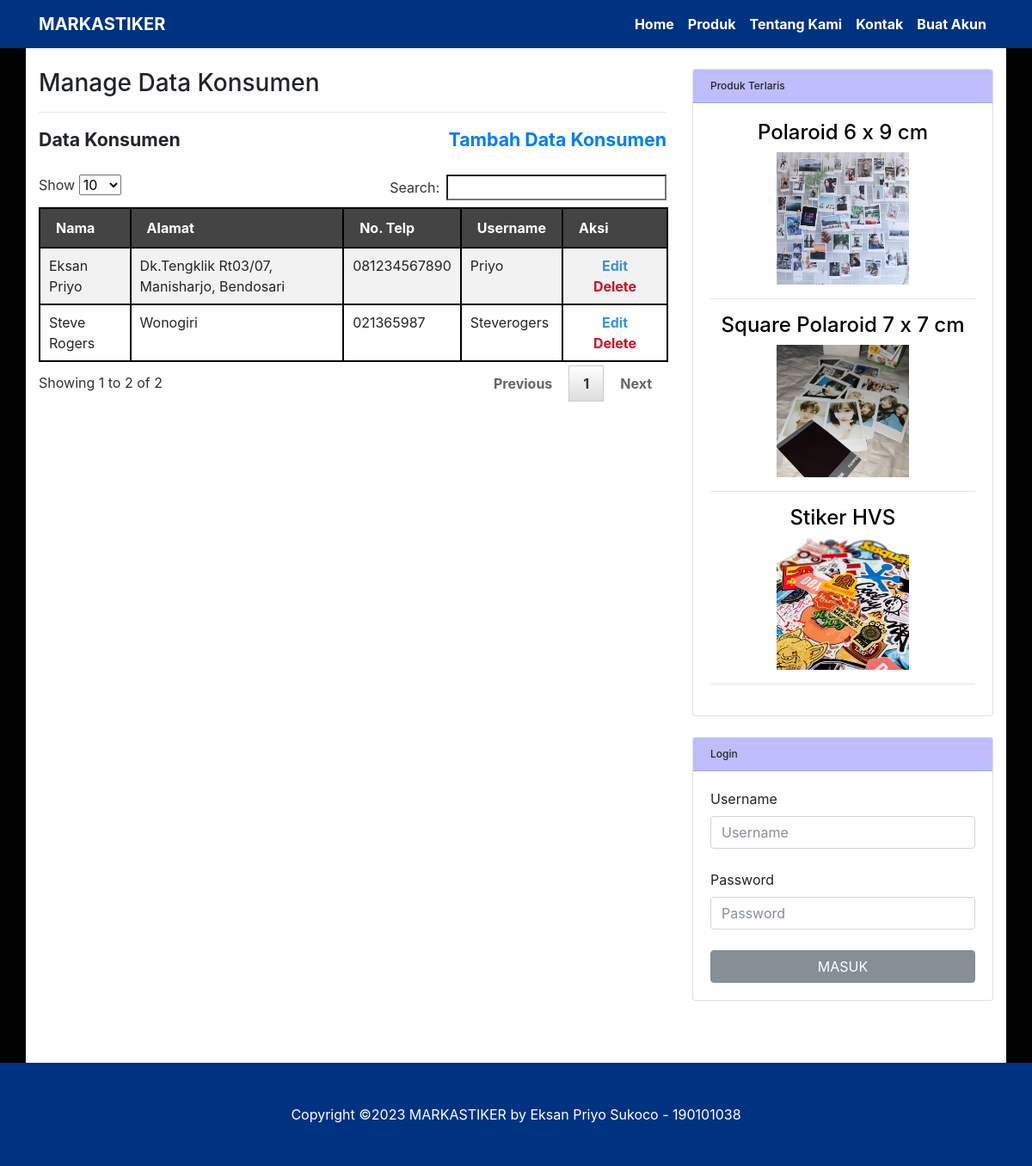
Screenshot of /mkonsumen.php with the database file from the repository.
### tables this page shows
CREATE TABLE `tb_produk` (
  `idproduk` varchar(7) NOT NULL,
  `nama` varchar(72) NOT NULL,
  `keterangan` text NOT NULL,
  `harga` int(12) NOT NULL,
  `satuan` varchar(72) NOT NULL,
  `plusdesain` int(12) DEFAULT NULL,
  `pluscutpersegi` int(12) DEFAULT NULL,
  `pluscutlingkaran` int(12) DEFAULT NULL,
  `pluscutdetail` int(12) DEFAULT NULL
);

### config.php (called while the page is built, shortened)
<?php
$undb	= "root";
$passdb	= "";
$hostdb	= "localhost";
$namadb	= "db_markastiker";
$db		= mysqli_connect($hostdb,$undb,$passdb);
mysqli_select_db($db, $namadb) or die ("Database Gagal");
mysqli_query($db, "SET GLOBAL time_zone = `Asia/Jakarta`");
$tglsession	= date("dmY");
$arei1	= array();
$qa = "SELECT * FROM `tb_transaksidetail` WHERE `idtransaksi` <> '-'";
$ha = mysqli_query($db, $qa);
while($da = mysqli_fetch_array($ha)){
	$depro = $da['idproduk'];
	$qtpro = $da['qty'];
	$qa1 = "SELECT * FROM `tb_transaksi` WHERE `idtransaksi` = '".$da['idtransaksi']."'";
	$ha1 = mysqli_query($db, $qa1);
	$da1 = mysqli_fetch_array($ha1);
	if($da1['status'] == "Pesanan Selesai"){
		if(array_key_exists($depro, $arei1)){
			$uo	= $arei1[$depro] + $qtpro;
			$arei1[$depro] = $uo;
		}if(!array_key_exists($depro, $arei1)){
			$arei1[$depro] = $qtpro;
		}
	}
}
function acak1(){
    $ix = "";
	$chars = "abcdefghijklmnopqrstuvwxyzABCDEFGHIJKLMNOPQRSTUVWXYZ0123456789";
	for($i=0;$i<15;$i++)
	$ix.=substr($chars,rand(0,strlen($chars)),1);
    return $ix;
}
$filesession	= join("",file("session"));
$pecahsession	= explode("\n", $filesession);
$session1		= rtrim($pecahsession[0]);
$session2		= rtrim($pecahsession[1]);
$pecahsession2	= explode("#",$session1);
$session12		= $pecahsession2[1];
if($session12 != $tglsession){
	$session	= acak1();
}if($session12 == $tglsession){
	$session = $session2;
}
?>

### mkonsumen.php (the view, shortened to what this page needs)
<?php
include "config.php";
include "header.php";
$xpage	="mpelanggan";
?>
<div class="row">
	<div class="col-lg-8">
		<h1 class="mt-4">Manage Data Konsumen</h1><hr/>
		<b style="font-size:16pt;">Data Konsumen</b> <a href="<?php echo basename(__FILE__, '.php');?>?op=tambah" style="text-decoration:none;font-size:16pt;float:right;">Tambah Data Konsumen</a><br/><br/>
		<table id="myTable" class="table table-striped" style="border:1px solid #000;">
			<thead style="background:#444444;color:#fff;">
				<tr>
					<th style="border:1px solid #000;">Nama</th>
					<th style="border:1px solid #000;">Alamat</th>
					<th style="border:1px solid #000;">No. Telp</th>
					<th style="border:1px solid #000;">Username</th>
					<th style="border:1px solid #000;">Aksi</th>
				</tr>
			</thead>
			<tbody>
			<?php
			$query = "SELECT * FROM `tb_login` WHERE `level` = 'Konsumen'";
			$hasil = mysqli_query($db, $query);
			while ($data = mysqli_fetch_array($hasil)){
				echo "<tr>
					<td valign=\"top\" style=\"border:1px solid #000;\">".$data['nama']."</td>
					<td valign=\"top\" style=\"border:1px solid #000;\">".$data['alamat']."</td>
					<td valign=\"top\" style=\"border:1px solid #000;\">".$data['notelp']."</td>
					<td valign=\"top\" style=\"border:1px solid #000;\">".$data['username']."</td>
					<td valign=\"top\" align=\"center\" width=\"100px\" style=\"border:1px solid #000;\">
						<b>
						<a href=\"".basename(__FILE__, '.php')."?op=edit&id=".$data['username']."\" style=\"color:#3892d6;\">Edit</a>
						<br/>
						<a href=\"".basename(__FILE__, '.php')."?op=delete&id=".$data['username']."\" style=\"color:#cd1026;\" onclick=\"return konfirmasi()\">Delete</a>
						</b>
					</td>
				</tr>";
			}
			?>
			</tbody>
		</table>
	</div>
	<?php include "sidemenu.php"; ?>
</div>
<?php
include "footer.php";
?>

### sidemenu.php (shortened to what this page needs)
<?php
if(isset($_SESSION[$session])){
	if($_SESSION[$session] != $sessionenkrip){
		echo "<script language='JavaScript'>window.location = 'logout';</script>";
	}if($_SESSION[$session] == $sessionenkrip){
		?>
		<div class="col-md-4">
			<div class="card my-4">
				<h5 class="card-header">Produk Terlaris</h5>
				<div class="card-body">
				<?php
				foreach($arei1 as $x => $x_value){
					$idproduk	= $x;
					$query		= "SELECT * FROM `tb_produk` WHERE `idproduk` = '".$idproduk."'";
					$hasil		= mysqli_query($db, $query);
					$data		= mysqli_fetch_array($hasil);
					echo "<a href=\"produk?idproduk=".$data['idproduk']."\" style=\"color:#000;\"><center><h2>".$data['nama']."</h2>
					<img src=\"img/produk/".$data['idproduk'].".jpg\" width=\"50%\"></a></center><hr/>";
				}
				?>
				</div>
			</div>
			<div class="card my-4">
				<h5 class="card-header">My Account</h5>
				<div class="card-body">
					<p>
						Login Sebagai,<br/>
						<table>
							<tr>
								<td valign="top">Level<td>
								<td valign="top">:<td>
								<td valign="top"><b><?php echo $_SESSION['level']; ?></b><td>
							</tr>
							<tr>
								<td valign="top">Username<td>
								<td valign="top">:<td>
								<td valign="top"><b><?php echo $_SESSION['username']; ?></b><td>
							</tr>
							<tr>
								<td valign="top">Nama<td>
								<td valign="top">:<td>
								<td valign="top"><b><?php echo $_SESSION['nama']; ?></b><td>
							</tr>
						</table><hr/>
						<center>
							<a href="ubahakun?username=<?php echo $_SESSION['username']; ?>">Ubah Akun</a><hr/>
							<a href="logout">Logout</a>
						</center>
					</p>
				</div>
			</div>
			<?php
			if($_SESSION['level'] == "Pemilik"){
			?>
				<div class="card my-4">
					<h5 class="card-header">Menu Pemilik</h5>
					<div class="card-body">
						<a href="mkonsumen">Data Konsumen</a><hr/>
						<a href="mproduk">Data Produk</a><hr/>
						<a href="dtransaksi">Data Transaksi<?php
						$result = mysqli_query($db, "SELECT * FROM `tb_transaksitracking` WHERE `username` = '".$_SESSION['username']."' AND `notif` = 'Y'");
						if(mysqli_num_rows($result) > 0){
							echo " <span style=\"color:red;font-size:22px;\">&#9679;</span>";
						}
						?></a><hr/>
						<a href="laporan?op=transaksi">Laporan Transaksi</a><hr/>
					</div>
				</div>
			<?php
			}if($_SESSION['level'] == "Konsumen"){
			?>
				<div class="card my-4">
					<h5 class="card-header">Menu Konsumen</h5>
					<div class="card-body">
						<a href="keranjangbelanja">Keranjang Belanja</a><hr/>
						<a href="dtransaksi">Data Transaksi<?php
						$result = mysqli_query($db, "SELECT * FROM `tb_transaksitracking` WHERE `username` = '".$_SESSION['username']."' AND `notif` = 'Y'");
						if(mysqli_num_rows($result) > 0){
							echo " <span style=\"color:red;font-size:22px;\">&#9679;</span>";
						}
						?></a>
					</div>
				</div>
			<?php
			}
			?>
		</div>
		<?php
	}
}if(!isset($_SESSION[$session])){
	if($xpage == "buatakun"){
	?>
	<center>
		<div class="col-lg-8">
			<div class="card my-4">
				<h5 class="card-header">Buat Akun</h5>
				<div class="card-body">
					<form method="post" action="<?php echo $xpage; ?>?op=daftar&page=<?php echo $xpage; ?>">
						<label>Username</label><br/>
						<input type="text" name="a" class="form-control" placeholder="Username" maxlength="15" style="width:100%" required/><br/>
						<label>Password</label><br/>
						<input type="password" name="b" class="form-control" placeholder="Password" maxlength="30" style="width:100%" required/><br/>
						<label>Nama</label><br/>
						<input type="text" name="c" class="form-control" placeholder="Nama" maxlength="72" style="width:100%" required/><br/>
						<label>Alamat</label><br/>
						<input type="text" name="d" class="form-control" placeholder="Alamat" maxlength="160" style="width:100%" required/><br/>
						<label>No. Telp</label><br/>
						<input type="text" name="e" class="form-control" placeholder="No. Telp" maxlength="15" style="width:100%" required/><br/>
						<input type="submit" value="DAFTAR" class="btn btn-secondary" style="width:100%"/>
					</form>
				</div>
			</div>
		</div>
	</center>
	<?php
	}if($xpage == "login"){
	?>
	<center>
		<div class="col-lg-8">
			<div class="card my-4">
				<h5 class="card-header">Login</h5>
				<div class="card-body">
					<form method="post" action="<?php echo $xpage; ?>?op=masuk&page=<?php echo $xpage; ?>">
						<label>Username</label><br/>
						<input type="text" name="username" class="form-control" placeholder="Username" maxlength="15" style="width:100%" required/><br/>
						<label>Password</label><br/>
						<input type="password" name="password" class="form-control" placeholder="Password" maxlength="30" style="width:100%" required/><br/>
						<input type="submit" value="MASUK" class="btn btn-secondary" style="width:100%"/>
					</form>
				</div>
			</div>
		</div>
	</center>
	<?php
	}if($xpage != "login" AND $xpage != "buatakun"){
	?>
	<div class="col-md-4">
		<div class="card my-4">
				<h5 class="card-header">Produk Terlaris</h5>
				<div class="card-body">
				<?php
				foreach($arei1 as $x => $x_value){
					$idproduk	= $x;
					$query		= "SELECT * FROM `tb_produk` WHERE `idproduk` = '".$idproduk."'";
					$hasil		= mysqli_query($db, $query);
					$data		= mysqli_fetch_array($hasil);
					echo "<a href=\"produk?idproduk=".$x."\" style=\"color:#000;\"><center><h2>".$data['nama']."</h2>
					<img src=\"img/produk/".$x.".jpg\" width=\"50%\"></a></center><hr/>";
				}
				?>
				</div>
			</div>
		<div class="card my-4">
			<h5 class="card-header">Login</h5>
			<div class="card-body">
				<form method="post" action="<?php echo $xpage; ?>?op=masuk&page=<?php echo $xpage; ?>">
					<label>Username</label><br/>
					<input type="text" name="username" class="form-control" placeholder="Username" maxlength="15" style="width:100%" required/><br/>
					<label>Password</label><br/>
					<input type="password" name="password" class="form-control" placeholder="Password" maxlength="30" style="width:100%" required/><br/>
					<input type="submit" value="MASUK" class="btn btn-secondary" style="width:100%"/>
				</form>
			</div>
		</div>
	</div>
	<?php
	}
}
?>

### css/style.css (style rules this page uses)
body { padding-top: 54px; }
@media (min-width: 992px) { body { padding-top: 56px; } }

### rows the page displays
tb_produk: nama "Polaroid 6 x 9 cm"
tb_produk: nama "Square Polaroid 7 x 7 cm"
tb_produk: nama "Stiker HVS"

### other values shown
$xjudul1 "MARKASTIKER"
$data['nama'] "Eksan Priyo"
$data['alamat'] "Dk.Tengklik Rt03/07, Manisharjo, Bendosari"
$data['notelp'] "081234567890"
$data['username'] "Priyo"
$data['nama'] "Steve Rogers"
$data['alamat'] "Wonogiri"
$data['notelp'] "021365987"
$data['username'] "Steverogers"
$xthn "2023"
$xfounder "Eksan Priyo Sukoco - 190101038"
